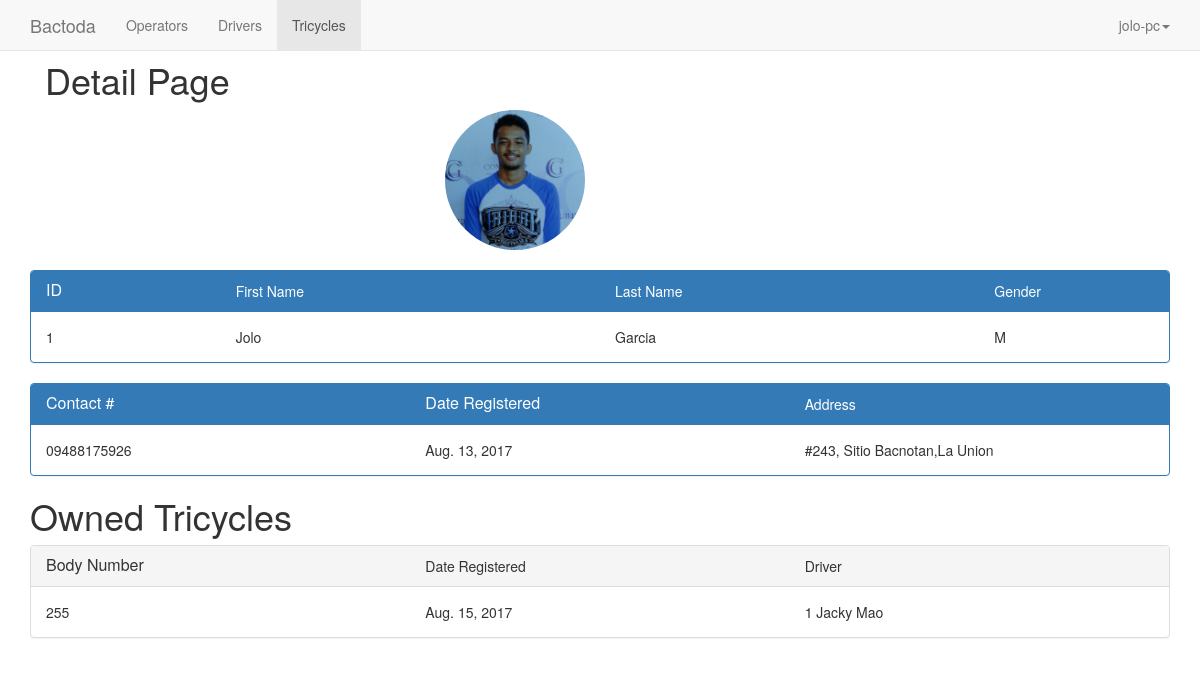
The app's page /home/operator/1 (signed in) with its own data.
### tricycle/models.py (models this page shows, shortened)
class Operator(models.Model):
    first_name = models.CharField(max_length=250)
    last_name = models.CharField(max_length=100)
    age = models.IntegerField()
    gender = models.CharField(max_length=1)
    address = models.CharField(max_length = 300)
    date_registered = models.DateField()
    contact_number = models.CharField(max_length = 15)
    image = models.FileField()

class Tricycle(models.Model):
    operator = models.ForeignKey(Operator,on_delete=models.CASCADE)
    body_number = models.IntegerField(unique = True,
                                      validators=[
                                          MaxValueValidator(1000),
                                          MinValueValidator(1)
                                          ])
    date_registered = models.DateField()
    driver = models.OneToOneField(
        Driver,
        on_delete=models.SET_NULL,
        null=True,
    )

class Driver(models.Model):
    first_name = models.CharField(max_length=250)
    last_name = models.CharField(max_length=100)
    age = models.IntegerField()
    gender = models.CharField(max_length=1)
    address = models.CharField(max_length = 300)
    date_registered = models.DateField()
    contact_number = models.CharField(max_length = 15)
    image = models.FileField()
    def __str__(self):
        return str(self.id)+" "+self.first_name+" "+self.last_name

### tricycle/views.py (the view)
# urls.py: url(r'^operator/(?P<pk>[0-9]+)$',views.DetailView.as_view(),name="details"),
class DetailView(LoginRequiredMixin,generic.DetailView):
    login_url = '/admin/login/'
    model =Operator
    template_name = 'tricycle/operator/details.html'

### tricycle/templates/tricycle/operator/details.html (shortened to what this page needs)
{% extends "tricycle/header.html" %}
{%block li3%}active{%endblock%}
{% block content %}
  <div class="container">
    <h1>Detail Page</h1>
    <div class="col-md-12">
      <div class="col-md-4"></div>
      <div class="col-md-4"><img src="{{operator.image.url}}" height="140" width="140" class="img-circle"></div>
      <div class="col-md-4"></div>
    </div>
  </div>
  <br>
  <div class="panel panel-primary">
    <div class="panel-heading">
      <div class="row">
        <div class="col-md-2"><h3 class="panel-title">ID</h3></div>
        <div class="col-md-4">First Name</div>
        <div class="col-md-4">Last Name</div>
        <div class="col-md-2">Gender</div>
      </div>
    </div>
    <div class="panel-body">
      <div class="row">
        <div class="col-md-2">{{operator.id}}</div>
        <div class="col-md-4">{{operator.first_name}}</div>
        <div class="col-md-4">{{operator.last_name}}</div>
        <div class="col-md-2">{{operator.gender}}</div>
      </div>
    </div>
  </div>
  <div class="panel panel-primary">
    <div class="panel-heading">
      <div class="row">
        <div class="col-md-4"><h3 class="panel-title">Contact #</h3></div>
        <div class="col-md-4"><h3 class="panel-title">Date Registered</h3></div>
        <div class="col-md-4">Address</div>
      </div>
    </div>
    <div class="panel-body">
      <div class="row">
        <div class="col-md-4">{{operator.contact_number}}</div>
        <div class="col-md-4">{{operator.date_registered}}</div>
        <div class="col-md-4">{{operator.address}}</div>
      </div>
    </div>
  </div>
  <h1>Owned Tricycles</h1>
  <div class="panel panel-default">
    <div class="panel-heading">
      <div class="row">
        <div class="col-md-4"><h3 class="panel-title">Body Number</h3></div>
        <div class="col-md-4">Date Registered</div>
        <div class="col-md-4">Driver</div>
      </div>
    </div>
    {% for tric in operator.tricycle_set.all %}
      <div class="panel-body">
        <div class="row">
          <div class="col-md-4">{{tric.body_number}}</div>
          <div class="col-md-4">{{tric.date_registered}}</div>
          <div class="col-md-4">{{tric.driver}}</div>
        </div>
      </div>
    {% endfor %}
  </div>
{% endblock%}

### tricycle/templates/tricycle/header.html (shortened to what this page needs)
<!DOCTYPE html>
<html lang="en">
  <head>
	{% load staticfiles %}
    <link href="{% static 'tricycle/css/bootstrap.min.css'%}" rel="stylesheet">
  </head>
  <body>
	    <nav class="navbar navbar-default navbar-fixed-top">
      <div class="container">
        <div class="navbar-header">
          <a class="navbar-brand" href="{% url 'tricycle:index' %}">Bactoda</a>
        </div>
        <div id="navbar" class="navbar-collapse collapse">
          <ul class="nav navbar-nav">
            <li class="{%block li1%}{%endblock%}" ><a href="{% url 'tricycle:index' %}">Operators</a></li>
            <li class="{%block li2%}{%endblock%}"><a href="{%url 'tricycle:driver-index'%}">Drivers</a></li>
            <li class="{%block li3%}{%endblock%}"><a href="{%url 'tricycle:tricycle-index'%}">Tricycles</a></li>
          </ul>
          <ul class="nav navbar-nav navbar-right">
           <li class="dropdown">
              <a href="" class="dropdown-toggle" data-toggle="dropdown" role="button" aria-haspopup="true" aria-expanded="false">{{ user.get_username }}<span class="caret"></span></a>
            </li>
          </ul>
        </div>
      </div>
    </nav>
	<br><br>
<div class = "container">
	{% block content%}
	{% endblock %}
</div>
  </body>
</html>

### records on screen
Operator: image (picture), id "1", first_name "Jolo", last_name "Garcia", gender "M", contact_number "09488175926", date_registered "Aug. 13, 2017", address "#243, Sitio Bacnotan,La Union"
Tricycle: body_number "255", date_registered "Aug. 15, 2017", driver "1 Jacky Mao"

### other values on screen
{{ user.get_username }} "jolo-pc"
